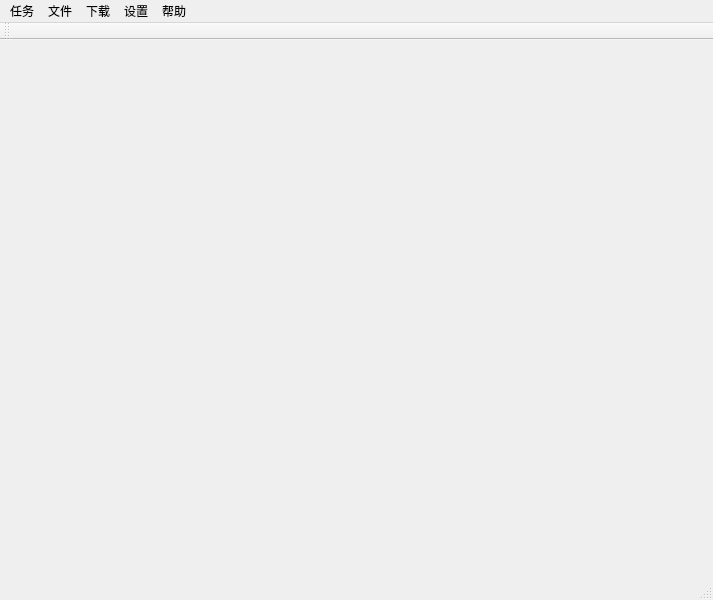
<?xml version="1.0" encoding="UTF-8"?>
<ui version="4.0">
 <class>MainWindow</class>
 <widget class="QMainWindow" name="MainWindow">
  <property name="geometry">
   <rect>
    <x>0</x>
    <y>0</y>
    <width>713</width>
    <height>600</height>
   </rect>
  </property>
  <property name="windowTitle">
   <string>FDL - PyQt5 Downloader</string>
  </property>
  <widget class="QWidget" name="fdldialog"/>
  <widget class="QMenuBar" name="menubar">
   <property name="geometry">
    <rect>
     <x>0</x>
     <y>0</y>
     <width>713</width>
     <height>23</height>
    </rect>
   </property>
   <widget class="QMenu" name="mTaskMenu">
    <property name="title">
     <string>任务</string>
    </property>
    <addaction name="mAddNewTaskAction"/>
    <addaction name="mExitAction"/>
   </widget>
   <widget class="QMenu" name="mFileMenu">
    <property name="title">
     <string>文件</string>
    </property>
    <addaction name="mStopDownloadAction"/>
   </widget>
   <widget class="QMenu" name="mDownloadMenu">
    <property name="title">
     <string>下载</string>
    </property>
    <addaction name="mOptionalAction"/>
   </widget>
   <widget class="QMenu" name="mHelpMenu">
    <property name="title">
     <string>帮助</string>
    </property>
    <addaction name="mAboutAction"/>
    <addaction name="mUpdateAction"/>
   </widget>
   <widget class="QMenu" name="mSettingMenu">
    <property name="title">
     <string>设置</string>
    </property>
    <widget class="QMenu" name="menuUI_Language">
     <property name="title">
      <string>UI Language</string>
     </property>
     <addaction name="mEnglishAction"/>
     <addaction name="mChineseAction"/>
    </widget>
    <addaction name="menuUI_Language"/>
   </widget>
   <addaction name="mTaskMenu"/>
   <addaction name="mFileMenu"/>
   <addaction name="mDownloadMenu"/>
   <addaction name="mSettingMenu"/>
   <addaction name="mHelpMenu"/>
  </widget>
  <widget class="QStatusBar" name="statusbar"/>
  <widget class="QToolBar" name="toolBar">
   <property name="windowTitle">
    <string>toolBar</string>
   </property>
   <attribute name="toolBarArea">
    <enum>TopToolBarArea</enum>
   </attribute>
   <attribute name="toolBarBreak">
    <bool>false</bool>
   </attribute>
  </widget>
  <action name="mAddNewTaskAction">
   <property name="text">
    <string>Add New Task(N)</string>
   </property>
   <property name="toolTip">
    <string>add new task</string>
   </property>
   <property name="shortcut">
    <string>Ctrl+N</string>
   </property>
  </action>
  <action name="mExitAction">
   <property name="text">
    <string>Exit</string>
   </property>
   <property name="toolTip">
    <string>exit</string>
   </property>
   <property name="shortcut">
    <string>Ctrl+Q</string>
   </property>
  </action>
  <action name="mStopDownloadAction">
   <property name="text">
    <string>Stop Download</string>
   </property>
   <property name="toolTip">
    <string>stop download</string>
   </property>
  </action>
  <action name="mOptionalAction">
   <property name="text">
    <string>Optional</string>
   </property>
   <property name="toolTip">
    <string>optional</string>
   </property>
  </action>
  <action name="mAboutAction">
   <property name="text">
    <string>About</string>
   </property>
   <property name="toolTip">
    <string>about</string>
   </property>
  </action>
  <action name="mUpdateAction">
   <property name="text">
    <string>Update</string>
   </property>
   <property name="toolTip">
    <string>update</string>
   </property>
  </action>
  <action name="mEnglishAction">
   <property name="text">
    <string>English</string>
   </property>
  </action>
  <action name="mChineseAction">
   <property name="text">
    <string>中文简体</string>
   </property>
  </action>
 </widget>
 <resources/>
 <connections/>
</ui>
